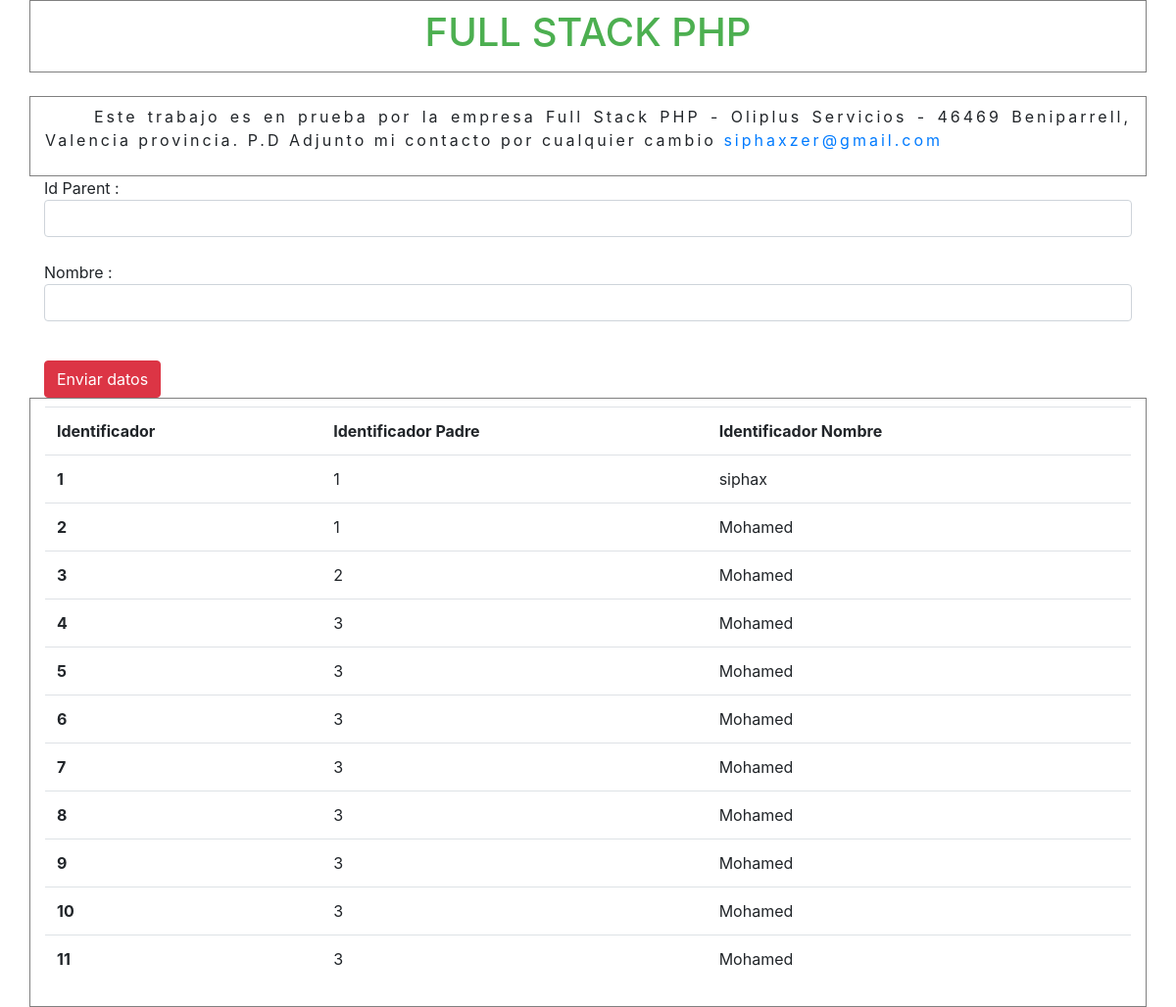
Before: / with the older database file.
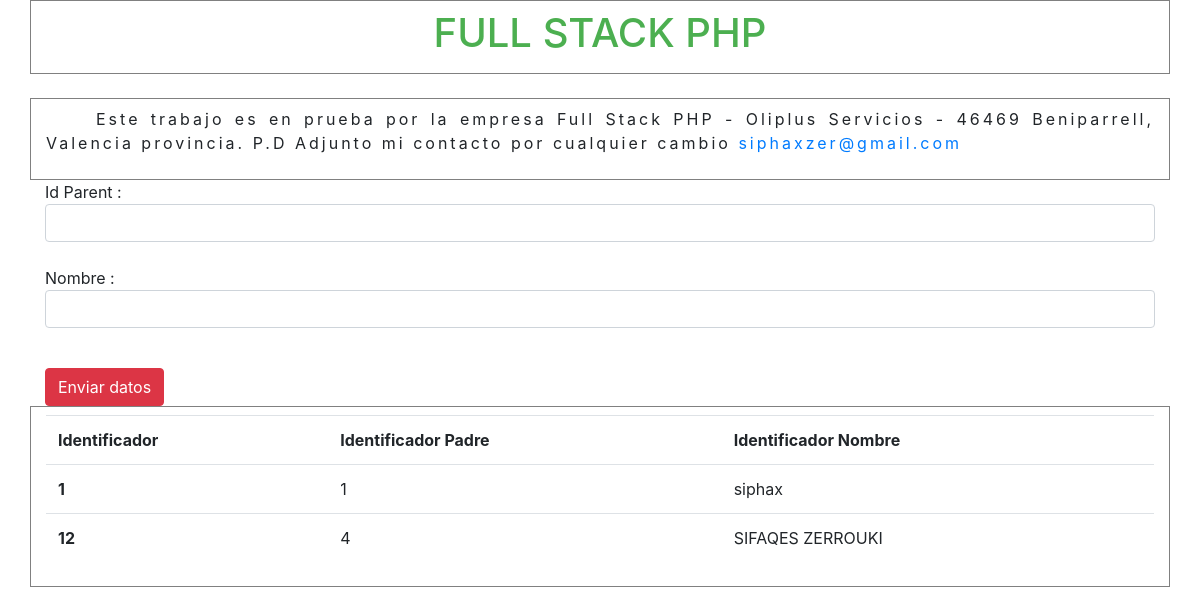
After: the same page with the newer database file.
### tables this page shows
CREATE TABLE `personas` (
  `id` int(11) NOT NULL,
  `id_parent` int(11) NOT NULL,
  `nombre` text NOT NULL
);

### index.php (the view, shortened to what this page needs)
<?php
include_once'includes/config.php';
?>
<!DOCTYPE html>
<html lang="es">
<head>
    <link rel="stylesheet" type="text/css" href="icon.png">
    <link rel="stylesheet" href="style/style.css">
    <link rel="stylesheet" href="https://stackpath.bootstrapcdn.com/bootstrap/4.5.2/css/bootstrap.min.css">
</head>
<body>
<?php
if($database){
    echo'
    <div class="container">
      <h1>Full Stack PHP</h1>
    </div> <br>
    ';
    }else{
      echo'
      <div class="container">
        <h1>Erreur de base de datos</h1>
      </div> <br>
      ';
    }
?>
<div class="container">
    <p>
    Este trabajo es en  prueba por la empresa Full Stack PHP - Oliplus Servicios - 46469 Beniparrell, Valencia provincia.
    <span>P.D Adjunto mi contacto por cualquier cambio </span>
        <a target="_blank" href="mailto:siphaxzer@gmail.com">siphaxzer@gmail.com</a>
    </p>
</div>
<main class="container">
<form method="POST">
Id Parent : <input class="form-control" type="number" name="id_parent" required/>
<br>
Nombre : <input class="form-control" type="text" name="nombre" required/>
<br>
<button class="btn btn-danger mt-3" type="submit" name="send">Enviar datos</button>
</form>
</main>
<div class="container">
<?php
$sql =$database->prepare("SELECT * FROM PERSONAS ");
$sql->execute();
echo'<table class="table">
<tr>
<th>Identificador</th>
<th>Identificador Padre</th>
<th>Identificador Nombre</th>
</tr>
';
foreach($sql AS $result){
echo'
  <tr>
    <th>'.$result["id"] .'</th>
    <td>'.$result["id_parent"] .'</td>
    <td>'.$result["nombre"] .'</td>
  </tr>
';
}
echo'</table>';
?>
</div>
</body>
</html>

### style/style.css (style rules this page uses)
div { border: 1px solid gray; padding: 8px; }
h1 { text-align: center; text-transform: uppercase; color: #4CAF50; }
p { text-indent: 50px; text-align: justify; letter-spacing: 3px; }
a { text-decoration: none; color: #00bbd8; }

Changed rows visible on the page:
removed personas: id "2", id_parent "1", nombre "Mohamed"
removed personas: id "3", id_parent "2", nombre "Mohamed"
removed personas: id "4", id_parent "3", nombre "Mohamed"
removed personas: id "5", id_parent "3", nombre "Mohamed"
removed personas: id "6", id_parent "3", nombre "Mohamed"
removed personas: id "7", id_parent "3", nombre "Mohamed"
removed personas: id "8", id_parent "3", nombre "Mohamed"
removed personas: id "9", id_parent "3", nombre "Mohamed"
removed personas: id "10", id_parent "3", nombre "Mohamed"
removed personas: id "11", id_parent "3", nombre "Mohamed"
added personas: id "12", id_parent "4", nombre "SIFAQES ZERROUKI"
